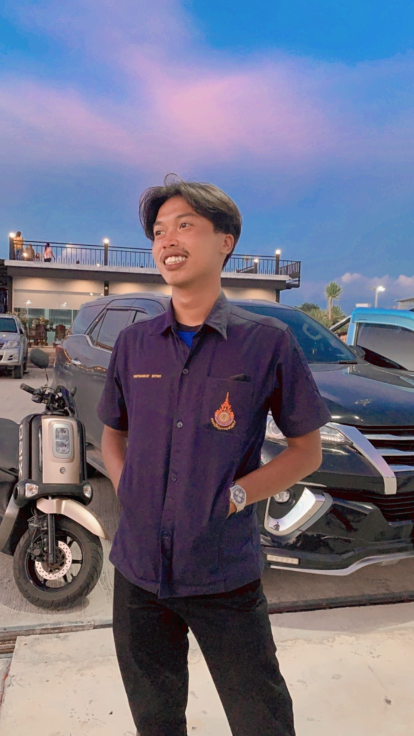
#> input picture ONGANGz.jpg, 828 x 1472 px (shown at 1/2 size)
$ jupyter execute lap5-1.ipynb
#> lines starting #> are read from the running program, lines starting #| are printed output that depends on the picture
[cell 1]
## import Lips

# Load LIps

[cell 2]
import cv2 as cv
import numpy as np
from matplotlib import pyplot as plt

# Load Img

[cell 3]
original_img = cv.imread('ONGANGz.jpg')
#> original_img is the input picture: shape (1472, 828, 3); mean B, G, R 132.2, 111.5, 112.6
RGB_img = cv.cvtColor(original_img, cv.COLOR_BGR2RGB)
plt.imshow(RGB_img)
plt.show()

# Creat.Average Kernel

[cell 4]
kernel_avg3x3 = np.ones((3,3),np.float32)/9 # Average Kernel 3x3
kernel_avg5x5 = np.ones((5,5),np.float32)/25 # Average Kernel 5x5
kernel_avg7x7 = np.ones((7,7),np.float32)/49 # Average Kernel 7x7
kernel_avg9x9 = np.ones((9,9),np.float32)/81 # Average Kernel 9x9
kernel_avg11x11 = np.ones((11,11),np.float32)/121 # Average Kernel 11x11

# Run and show results of Average Kernal

[cell 5]
result_avg3x3_img = cv.filter2D(RGB_img,-1,kernel_avg3x3)
result_avg5x5_img = cv.filter2D(RGB_img,-1,kernel_avg5x5)
result_avg7x7_img = cv.filter2D(RGB_img,-1,kernel_avg7x7)
result_avg9x9_img = cv.filter2D(RGB_img,-1,kernel_avg9x9)
result_avg11x11_img = cv.filter2D(RGB_img,-1,kernel_avg11x11)
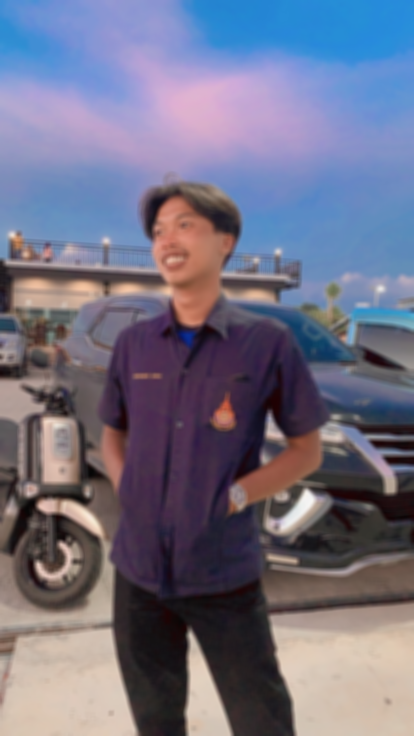
#> result_avg11x11_img: shape (1472, 828, 3) (shown at 1/2 size); mean R, G, B 112.6, 111.5, 132.2

[cell 6]
plt.subplot(321),plt.imshow(RGB_img),plt.title('Original')
plt.xticks([]), plt.yticks([])
plt.subplot(322),plt.imshow(result_avg3x3_img),plt.title('Averaging3x3')
plt.xticks([]), plt.yticks([])
plt.subplot(323),plt.imshow(result_avg5x5_img),plt.title('Averaging5x5')
plt.xticks([]), plt.yticks([])
plt.subplot(324),plt.imshow(result_avg7x7_img),plt.title('Averaging7x7')
plt.xticks([]), plt.yticks([])


plt.show
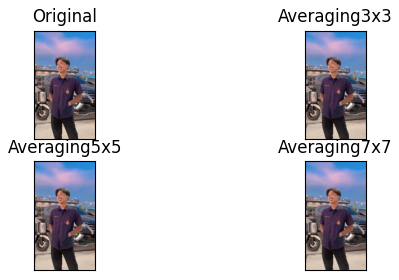
#> figure drawn by matplotlib, 4 panels

[cell 7]
plt.yticks([])


plt.show

# create My Custom Filter

[cell 8]
kernel_sharpen3x3 = np.array([[0,-1,-0,],[-1,5,-1],[0,-1,0]],np.float32) # sharpen 3x3
kernel_sharpen7x7 = np.full((7,7),-1,np.float32) # sharpen 7x7
kernel_sharpen7x7[3,3] = 49 # sharpen 7x7
print(kernel_sharpen3x3)
print(kernel_sharpen7x7)

[cell 9]
result_sharpen3x3_img = cv.filter2D(RGB_img,-1,kernel_sharpen3x3)
result_sharpen7x7_img = cv.filter2D(RGB_img,-1,kernel_sharpen7x7)
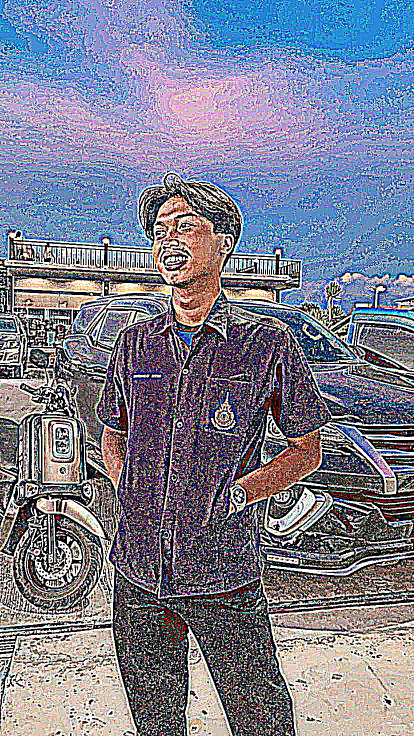
#> result_sharpen7x7_img: shape (1472, 828, 3) (shown at 1/2 size); mean R, G, B 123.2, 125.6, 143.1

[cell 10]
plt.subplot(131),plt.imshow(RGB_img),plt.title('Orginal')
plt.xticks([]), plt.yticks([])
plt.subplot(132),plt.imshow(result_sharpen3x3_img),plt.title('result_sharpen3x3_img')
plt.xticks([]), plt.yticks([])
plt.subplot(133),plt.imshow(result_sharpen7x7_img),plt.title('result_sharpen7x7_img')
plt.xticks([]), plt.yticks([])
plt.show()
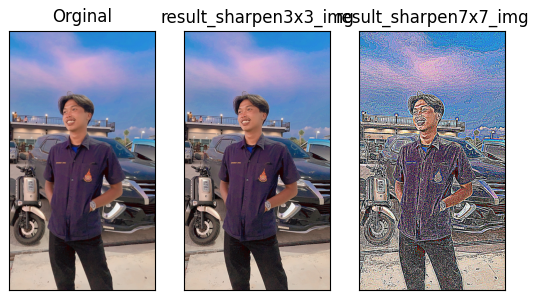
#> figure drawn by matplotlib, 3 panels
